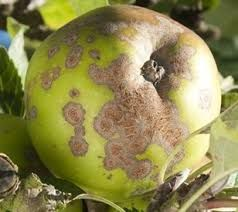
#> input picture fuirts/image/pear2.jpg, 238 x 212 px, found by its file name
$ python new.py
#> lines starting #> are read from the running program, lines starting #| are printed output that depends on the picture; after the words box and inside, x2 and y2 are one past the last pixel; in counts of white or black regions, pixels touching at a corner belong together
# Import necessary libraries
import numpy as np
import cv2
from sklearn.cluster import KMeans

# Read input image
img = cv2.imread('C:\\Users\\SUTHAKARAN.P\\PycharmProjects\\fuirts\\image\\pear2.jpg')
#> img is the input picture: shape (212, 238, 3); mean B, G, R 80.5, 135.3, 142.4

# Convert the image into grayscale
gray = cv2.cvtColor(img, cv2.COLOR_BGR2GRAY)
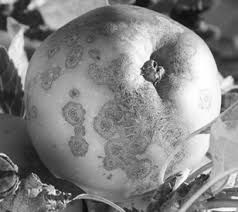
#> gray: shape (212, 238); min 9, max 255, mean 131.2

# Apply Gaussian blur to the image
blur = cv2.GaussianBlur(gray, (5, 5), 0)
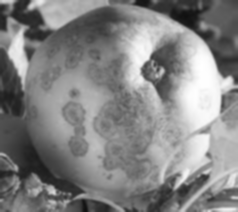
#> blur: shape (212, 238); min 15, max 255, mean 131.2

# Apply Otsu's thresholding to the image
_, thresh = cv2.threshold(blur, 0, 255, cv2.THRESH_BINARY + cv2.THRESH_OTSU)
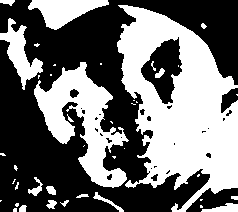
#> thresh: shape (212, 238); 43.9% white; 42 white regions (24 under 20 px), largest, box (x1, y1, x2, y2) and area: (117, 5, 238, 212) 13826, (34, 62, 129, 188) 4862, (28, 0, 109, 30) 1293

# Reshape the image into a 2D array of pixels
rows, cols = thresh.shape
#> rows = 212; cols = 238
X = thresh.reshape(rows * cols, 1)

# Apply KMeans clustering algorithm to the pixels
kmeans = KMeans(n_clusters=2, random_state=0).fit(X)

# Reshape the clustered pixels back into an image
clustered = kmeans.labels_.reshape(rows, cols)

# Extract the diseased region using the largest cluster
_, counts = np.unique(clustered, return_counts=True)
#> counts = [28311, 22145]
disease_label = np.argmax(counts)
#> disease_label = 0
disease_region = np.zeros((rows, cols), dtype=np.uint8)
disease_region[clustered == disease_label] = 255

# Display the original image and the detected diseased region
cv2.imshow('Original Image', img)
cv2.imshow('Diseased Region', disease_region)
cv2.waitKey(0)
cv2.destroyAllWindows()

$ run again, with fuirts/image/pear3.jpg copied over fuirts/image/pear2.jpg
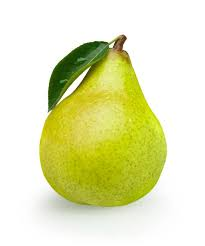
#> input picture fuirts/image/pear3.jpg, 205 x 246 px, found by its file name
#> img is the input picture: shape (246, 205, 3); mean B, G, R 183.7, 230.8, 228
#> `gray = cv2.cvtColor(img, cv2.COLOR_BGR2GRAY)`:
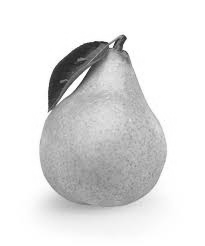
#> gray: shape (246, 205); min 32, max 255, mean 224.6
#> `_, thresh = cv2.threshold(blur, 0, 255, cv2.THRESH_BINARY + cv2.THRESH..`:
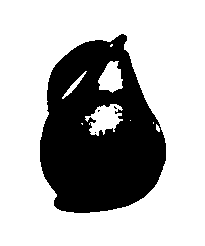
#> thresh: shape (246, 205); 69.6% white; 4 black regions (3 under 20 px), largest, box (x1, y1, x2, y2) and area: (40, 34, 166, 213) 15327
#> counts = [35094, 15336]
#> disease_label = 0

$ run again, with fuirts/image/pear4.jpg copied over fuirts/image/pear2.jpg
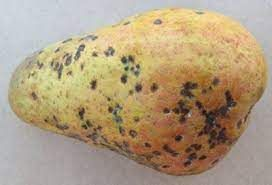
#> input picture fuirts/image/pear4.jpg, 272 x 185 px, found by its file name
#> img is the input picture: shape (185, 272, 3); mean B, G, R 129, 157.7, 176.9
#> `gray = cv2.cvtColor(img, cv2.COLOR_BGR2GRAY)`:
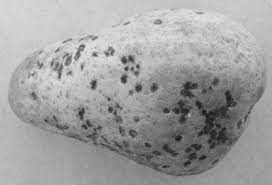
#> gray: shape (185, 272); min 18, max 240, mean 160.2
#> `_, thresh = cv2.threshold(blur, 0, 255, cv2.THRESH_BINARY + cv2.THRESH..`:
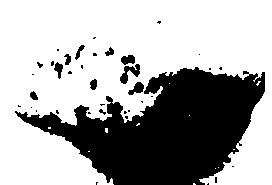
#> thresh: shape (185, 272); 66.8% white; 38 black regions (26 under 20 px), largest, box (x1, y1, x2, y2) and area: (15, 67, 265, 185) 15788, (120, 64, 140, 84) 183, (128, 82, 144, 95) 116
#> counts = [33599, 16721]
#> disease_label = 0
